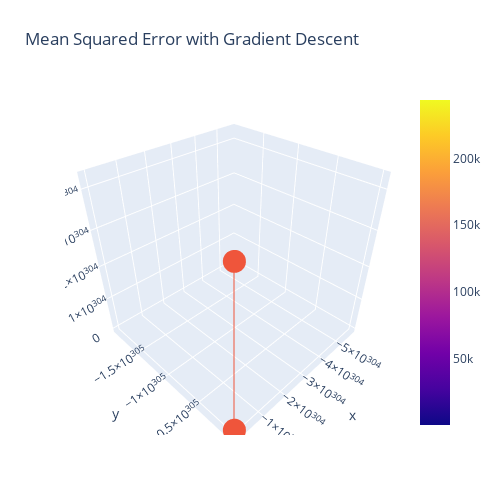

The notebook cell saved with this chart:
### Code cell
A, B = np.meshgrid(np.arange(-6, 2, 0.1), np.arange(-100, 200, 1))
MSE = np.array([mse(a=a, b=b, x=x, y=y) for a, b in zip(A.ravel(), B.ravel())])
MSE = np.reshape(MSE, A.shape)
fig = go.Figure(data=[go.Surface(z=MSE, x=A, y=B)])
a_points, b_points = zip(*points)

fig.add_scatter3d(x=a_points, y=b_points, z=[mse(a=a, b=b, x=x, y=y) for (a,b) in points])
fig.update_layout(title='Mean Squared Error with Gradient Descent', autosize=True,
                  width=500, height=500,
                  margin=dict(l=65, r=50, b=65, t=90))
fig.show()

### Figure 1 — Plotly figure (JSON) as saved in the notebook; plotly's stock layout.template omitted (floating-point values rounded to 4 significant figures; data arrays with more than 128 entries replaced by an {"elided": "..."} marker saying what was removed)
{"data": [{"type": "surface", "x": {"elided": "300x80 float values"}, "y": {"elided": "300x80 int values"}, "z": {"elided": "300x80 float values"}}, {"type": "scatter3d", "x": {"elided": "139 float values"}, "y": {"elided": "139 float values"}, "z": {"elided": "139 float values"}}], "layout": {"autosize": true, "height": 500, "margin": {"b": 65, "l": 65, "r": 50, "t": 90}, "title": {"text": "Mean Squared Error with Gradient Descent"}, "width": 500}}
